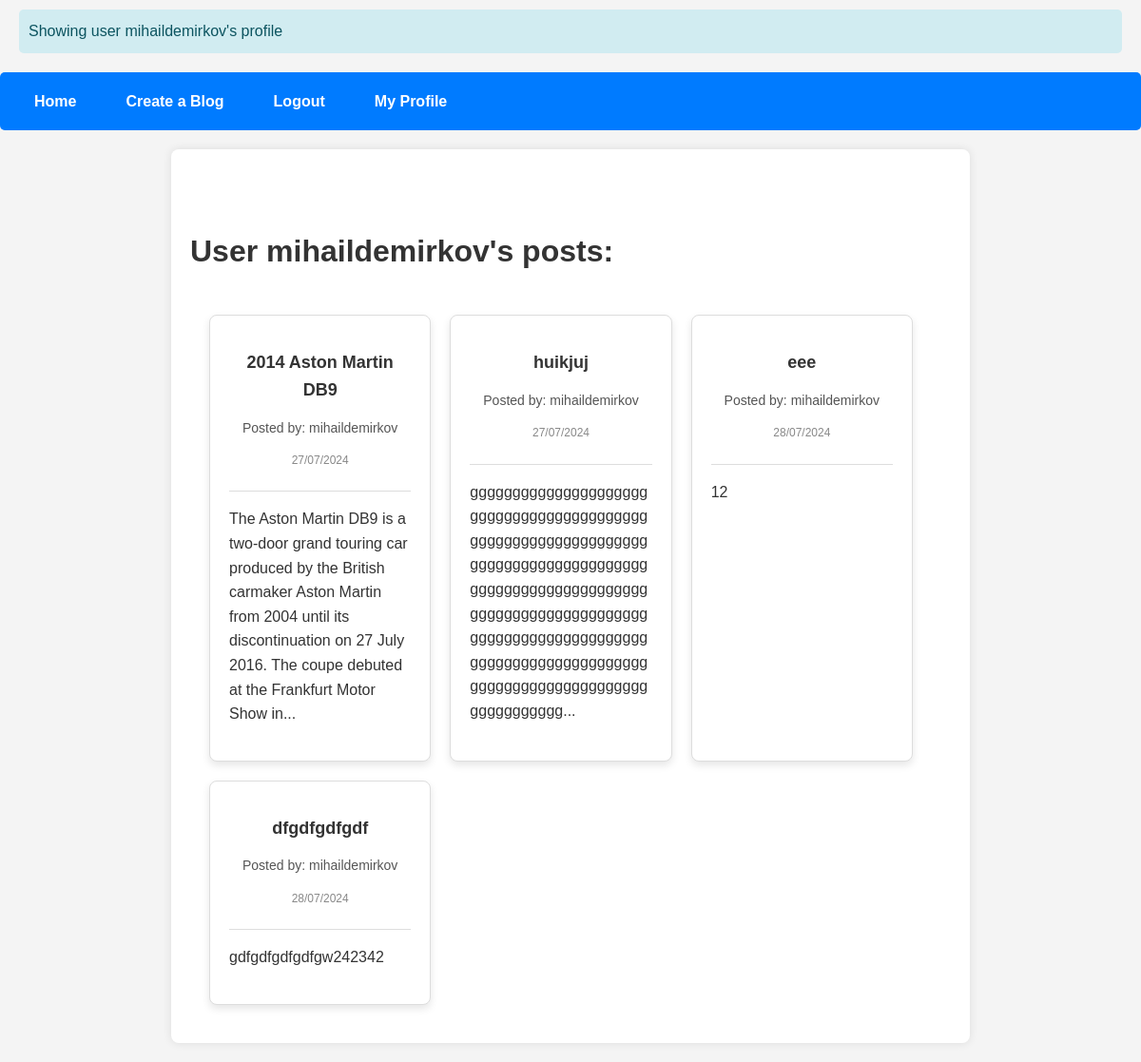
Page /profile/mihaildemirkov (signed in) on the committed database.
### tables this page shows
CREATE TABLE users(
                name TEXT PRIMARY KEY,
                password TEXT
                );

CREATE TABLE blog_information(
                id INTEGER PRIMARY KEY AUTOINCREMENT,
                user_posting TEXT,
                blog_name TEXT,
                created_date DATE,
                content TEXT,
                FOREIGN KEY (user_posting) REFERENCES users (name)
                );

### app.py (the view)
@app.route('/profile/<username>')
def show_profile(username):
    if 'logged_in' in session:
        conn = sqlite3.connect('users.db')
        cursor = conn.execute('SELECT * FROM users WHERE name = ?', (username,))
        user_info = cursor.fetchone()
        username = user_info[0]
        items = conn.execute('SELECT * FROM blog_information WHERE user_posting = ?', (username,)).fetchall()
        conn.close()
        if user_info:
            flash(f"Showing user {username}'s profile", 'info')
            return render_template('profile.html', user=username, items=items)
        else:
            flash('User not found', 'error')
            return redirect(url_for('show_blogs'))
    else:
        flash('You must log in first!', 'error')
        return redirect(url_for('show_login'))

### templates/profile.html
{% extends 'base.html' %}
{% block content %}
<h1>User {{ user }}'s posts:</h1>
<div class="blog-container">
    {% for item in items %}
        <div class="blog-card">
            <div class="blog-header">
                <h2>{{ item[2] }}</h2>
                <p class="blog-username">Posted by: <a href="/profile/{{ item[1]  }}">{{ item[1] }}</a></p>
                <p class="blog-date">{{ item[3] }}</p>
            </div>
            <div class="blog-content">
                <p>{{ item[4] }}</p>
            </div>
        </div>
    {% endfor %}
</div>
{% endblock %}

### templates/base.html (shortened to what this page needs)
<!DOCTYPE html>
<html lang="en">
<head>
    <link rel="stylesheet" href="{{ url_for('static', filename='css/style.css') }}">
</head>
<body>
    <div class="flash-messages-container">
        {% with messages = get_flashed_messages(with_categories=true) %}
            {% if messages %}
                <div class="flash-messages">
                    {% for category, message in messages %}
                        <div class="flash-message {{ category }}">
                            {{ message }}
                        </div>
                    {% endfor %}
                </div>
            {% endif %}
        {% endwith %}
    </div>
    <nav>
        <div class="nav-links">
            <a href="{{ url_for('show_blogs') }}">Home</a>
            <a href="{{ url_for('show_create_blog') }}">Create a Blog</a>
            {% if 'logged_in' in session and session['logged_in'] %}
                <a href="{{ url_for('logout') }}">Logout</a>
                <a href="{{ url_for('show_profile', username=session['username']) }}">My Profile</a>
            {% else %}
                <a href="{{ url_for('show_login') }}">Login</a>
                <a href="{{ url_for('show_register') }}">Register</a>
            {% endif %}
        </div>
    </nav>
    <main>
        {% block content %}{% endblock %}
    </main>
</body>
</html>

### static/css/style.css (style rules this page uses)
body { font-family: Arial, sans-serif; background-color: #f4f4f4; color: #333; line-height: 1.6; padding: 0; margin: 0; }
.flash-messages-container { position: sticky; top: 0; z-index: 1000; background: #f4f4f4; padding: 10px 0; }
.flash-messages { margin: 0; padding: 0 20px; }
.flash-message { padding: 10px; border-radius: 5px; margin-bottom: 10px; }
.flash-message.info { background-color: #d1ecf1; color: #0c5460; }
main { max-width: 800px; margin: 20px auto; padding: 20px; background: #fff; border-radius: 8px; box-shadow: 0 0 10px rgba(0, 0, 0, 0.1); padding-top: 60px; }
nav { background: #007bff; color: #fff; padding: 10px 20px; border-radius: 5px; display: flex; justify-content: space-between; align-items: center; z-index: 999; }
nav .nav-links { display: flex; gap: 20px; }
nav .nav-links a { text-decoration: none; color: #fff; font-weight: bold; padding: 8px 16px; border-radius: 5px; transition: background 0.3s, color 0.3s; }
.blog-container { display: flex; flex-wrap: wrap; gap: 20px; padding: 20px; }
.blog-card { background: #fff; border: 1px solid #ddd; border-radius: 8px; box-shadow: 0 4px 8px rgba(0, 0, 0, 0.1); padding: 20px; width: calc(33.333% - 20px); box-sizing: border-box; transition: transform 0.3s, box-shadow 0.3s; }
.blog-header { border-bottom: 1px solid #ddd; padding-bottom: 10px; margin-bottom: 10px; text-align: center; }
.blog-header h2 { font-size: 18px; margin-bottom: 5px; color: #333; }
.blog-username { font-size: 14px; color: #555; }
.blog-date { font-size: 12px; color: #888; }
.blog-content { font-size: 16px; color: #333; overflow-wrap: break-word; }
a { text-decoration: none; color: inherit; }

### rows in the picture
users: name "mihaildemirkov"
blog_information: blog_name "2014 Aston Martin DB9", user_posting "mihaildemirkov", created_date "27/07/2024", content "The Aston Martin DB9 is a two-door grand touring car produced by the British carmaker Aston Martin from 2004 until its discontinuation on 27 July 2016. The coupe debuted at the Frankfurt Motor Show in..."
blog_information: blog_name "huikjuj", user_posting "mihaildemirkov", created_date "27/07/2024", content "gggggggggggggggggggggggggggggggggggggggggggggggggggggggggggggggggggggggggggggggggggggggggggggggggggggggggggggggggggggggggggggggggggggggggggggggggggggggggggggggggggggggggggggggggggggggggggggggggggggggg..."
blog_information: blog_name "eee", user_posting "mihaildemirkov", created_date "28/07/2024", content "12"
blog_information: blog_name "dfgdfgdfgdf", user_posting "mihaildemirkov", created_date "28/07/2024", content "gdfgdfgdfgdfgw242342"

### other values in the picture
{{ message }} "Showing user mihaildemirkov's profile"
